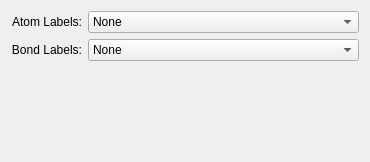
<ui version="4.0" >
 <class>LabelSettingsWidget</class>
 <widget class="QWidget" name="LabelSettingsWidget" >
  <property name="geometry" >
   <rect>
    <x>0</x>
    <y>0</y>
    <width>370</width>
    <height>162</height>
   </rect>
  </property>
  <property name="sizeIncrement" >
   <size>
    <width>10</width>
    <height>0</height>
   </size>
  </property>
  <layout class="QGridLayout" >
   <item row="0" column="0" >
    <widget class="QLabel" name="label" >
     <property name="text" >
      <string>Atom Labels:</string>
     </property>
     <property name="textFormat" >
      <enum>Qt::AutoText</enum>
     </property>
     <property name="alignment" >
      <set>Qt::AlignRight|Qt::AlignTrailing|Qt::AlignVCenter</set>
     </property>
    </widget>
   </item>
   <item row="0" column="1" >
    <widget class="QComboBox" name="atomType" >
     <property name="sizePolicy" >
      <sizepolicy vsizetype="Fixed" hsizetype="Preferred" >
       <horstretch>1</horstretch>
       <verstretch>0</verstretch>
      </sizepolicy>
     </property>
     <property name="sizeIncrement" >
      <size>
       <width>1</width>
       <height>0</height>
      </size>
     </property>
     <property name="currentIndex" >
      <number>0</number>
     </property>
     <property name="modelColumn" >
      <number>0</number>
     </property>
     <item>
      <property name="text" >
       <string>None</string>
      </property>
     </item>
     <item>
      <property name="text" >
       <string>Atom number</string>
      </property>
     </item>
     <item>
      <property name="text" >
       <string>Element name</string>
      </property>
     </item>
     <item>
      <property name="text" >
       <string>Element symbol</string>
      </property>
     </item>
     <item>
      <property name="text" >
       <string>Residue name</string>
      </property>
     </item>
     <item>
      <property name="text" >
       <string>Residue number</string>
      </property>
     </item>
     <item>
      <property name="text" >
       <string>Partial Charge</string>
      </property>
     </item>
    </widget>
   </item>
   <item row="1" column="0" >
    <widget class="QLabel" name="label_2" >
     <property name="text" >
      <string>Bond Labels:</string>
     </property>
     <property name="textFormat" >
      <enum>Qt::AutoText</enum>
     </property>
     <property name="alignment" >
      <set>Qt::AlignRight|Qt::AlignTrailing|Qt::AlignVCenter</set>
     </property>
    </widget>
   </item>
   <item row="1" column="1" >
    <widget class="QComboBox" name="bondType" >
     <property name="sizePolicy" >
      <sizepolicy vsizetype="Fixed" hsizetype="Preferred" >
       <horstretch>1</horstretch>
       <verstretch>0</verstretch>
      </sizepolicy>
     </property>
     <property name="sizeIncrement" >
      <size>
       <width>1</width>
       <height>0</height>
      </size>
     </property>
     <property name="currentIndex" >
      <number>0</number>
     </property>
     <property name="modelColumn" >
      <number>0</number>
     </property>
     <item>
      <property name="text" >
       <string>None</string>
      </property>
     </item>
     <item>
      <property name="text" >
       <string>Bond length</string>
      </property>
     </item>
     <item>
      <property name="text" >
       <string>Bond number</string>
      </property>
     </item>
     <item>
      <property name="text" >
       <string>Bond order</string>
      </property>
     </item>
    </widget>
   </item>
   <item row="2" column="1" >
    <spacer>
     <property name="orientation" >
      <enum>Qt::Vertical</enum>
     </property>
     <property name="sizeHint" stdset="0" >
      <size>
       <width>20</width>
       <height>40</height>
      </size>
     </property>
    </spacer>
   </item>
  </layout>
 </widget>
 <resources/>
 <connections/>
</ui>
